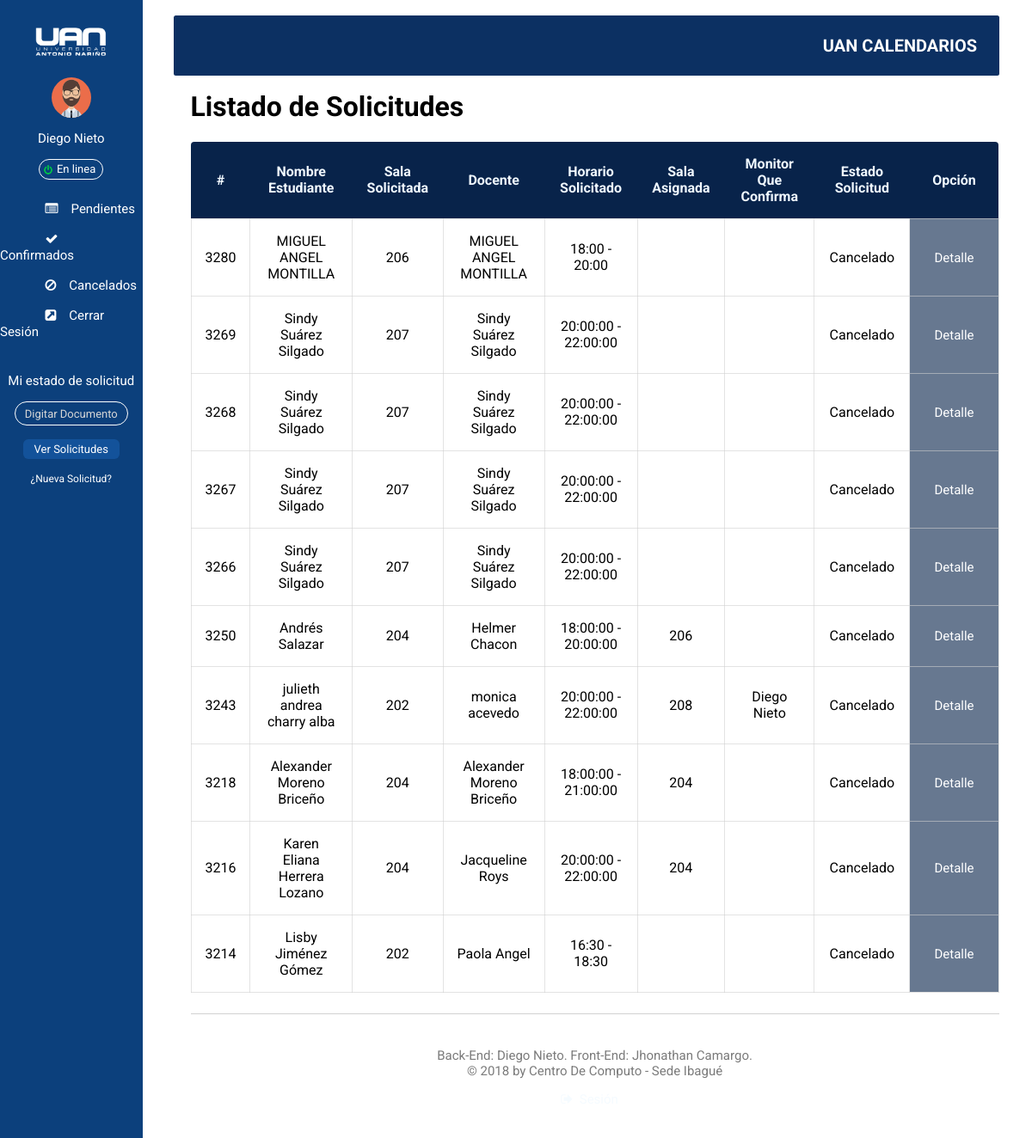
Screenshot of /listamcs.php (signed in) with the database file from the repository.
### tables this page shows
CREATE TABLE IF NOT EXISTS `sala` (
  `id` int(11) NOT NULL AUTO_INCREMENT,
  `doc_st` bigint(20) NOT NULL,
  `name_st` varchar(30) NOT NULL,
  `date_req` varchar(20) NOT NULL,
  `home_room` varchar(25) NOT NULL,
  `teach` varchar(30) NOT NULL,
  `lapse_t` varchar(20) NOT NULL,
  `block_r` varchar(5) NOT NULL,
  `asigned_r` varchar(25) NOT NULL,
  `user_m` varchar(30) NOT NULL,
  `state` varchar(20) NOT NULL,
  `reason` varchar(30) NOT NULL,
  `name_can` varchar(20) NOT NULL,
  PRIMARY KEY (`id`),
  UNIQUE KEY `id` (`id`)
);

### db/dbs_utilities.php (called while the page is built, shortened)
<?php
$mysqli = new mysqli(DB_HOST,DB_USER,DB_PASSWORD,DB_DATABASE);
function verSolicitudCs()
{
	global $mysqli, $result;
	$sql = "SELECT * FROM sala WHERE state LIKE 'Cancelado' ORDER BY `id` DESC LIMIT 10";
	$result = $mysqli->query($sql);
		if( $result->num_rows )	{
			return $result;
		}
		else{
			return false;
		}
	return $result;
}
function obtenerMonitor ($doc_adm){
	global $mysqli;
	$sql = "SELECT * FROM admin WHERE doc_ad = {$doc_adm}";
	$result = $mysqli->query($sql);
	if ($result->num_rows) {
		return $result->fetch_assoc();
	}else{
		return false;
	}
}
?>

### listamcs.php (the view, shortened to what this page needs)
<?php
include_once ('db/dbs_utilities.php');
    if (obtenerMonitor($_SESSION['uid'])) {
        $adm = obtenerMonitor($_SESSION['uid']);
    } else {
        header('Location: index.php?error=5');
        die();
    }
    if ($adm['position'] == 'Admin') {
        $result = verSolicitudCs();
    }elseif ($adm['position'] == 'Monitor') {
        $result = verSolicitudCsMonitor();
    }else{
        $result = verSolicitudCsAuxiliar();
    }
?>
<!DOCTYPE html>
<html>
<head>
    <link rel="stylesheet" href="css/listas.css" type="text/css">
    <link rel="stylesheet" type="text/css" href="css/normalize7.css">
    <link rel="stylesheet" href="css/font-awesome.min.css">
</head>
<?php include_once ('header.php'); ?>
<body>
    <div class="container">
        <?php
            require('asideIzquierda.php');
        ?>
        <div class="asideDerecha">
            <div class="menu-listado">
                <div>
                    <h1>Listado de Solicitudes</h1>
                </div>
            </div>
            <?php
            	if ($result == false ) {
            		echo "No se encuentran solicitudes canceladas";
            	}else{
            ?>
            <table class="table">
                <thead>
                    <tr class="thead">
                        <th class="th-comienzo"> # </th>
                        <th> Nombre Estudiante </th>
                        <th> Sala Solicitada </th>
                        <th> Docente </th>
                        <th> Horario Solicitado </th>
                        <th> Sala Asignada </th>
                        <th> Monitor Que Confirma </th>
                        <th> Estado Solicitud </th>
                        <th class="th-fin"> Opci&oacute;n </th>
                    </tr>
                    <?php
					while ($user = $result->fetch_assoc()) {
				?>
                </thead>
                <tbody>
                    <tr>
                        <td>
                            <?php echo $user['id']; ?>
                        </td>
                        <td>
                            <?php echo $user['name_st']; ?>
                        </td>
                        <td>
                            <?php echo $user['home_room']; ?>
                        </td>
                        <td>
                            <?php echo $user['teach']; ?>
                        </td>
                        <td>
                            <?php echo $user['lapse_t']; ?>
                        </td>
                        <td>
                            <?php echo $user['asigned_r']; ?>
                        </td>
                        <td>
                            <?php
                            if (empty($user['user_m'])) {
                            }else{
                                $mon_a = obtenerMonitor($user['user_m']);
                                echo $mon_a['name_ad'];
                            }
                             ?>
                        </td>
                        <td>
                            <?php echo $user['state']; ?>
                        </td>
                        <td class="td-btn">
                            <div>
                                <a class="btn" href="details.php?id=<?php echo $user['id']; ?>" role="button">Detalle</a>
                            </div>
                        </td>
                    </tr>
                    <?php
						}
					?>
                </tbody>
            </table>
            <?php
                            require_once('footer2.php');
                            ?>
        </div>
        <?php }  ?>
    </div>
</body>
</html>

### asideIzquierda.php (shortened to what this page needs)
<?php include_once ('db/dbs_utilities.php');
?>
<!DOCTYPE html>
<html lang="en">
<head>
    <link rel="stylesheet" type="text/css" href="css/asideIzquierda.css">
</head>
<body>
    <div class="asideIzquierda">
     <div class="des-movil">
          <a href="index.php"><div id="logo-iz">
          <img src="img/logoBlanco.png" alt="Logo Universidad">
      </div></a>
      <?php
            if (!isset($_SESSION['uid'])) {
      ?>
        <div id="usuario-iz">
          <img src="img/monitor.svg" alt="Avatar Monitor Con sesion iniciada">
          <p>¡Hola!</p>
          <form name="fsession" action="login.php" method="post">
            <input id="btn-se-iz" type="submit" name="btn-sesion" value="Iniciar">
          </form>
        </div>
        <div>
            <form name="fSolicitudes" action="listas.php" method="post">
                <div class="solicitud-2">
                    <p id="titulo-solicitud">Mi estado de solicitud</p>
                    <span class="formli"><input id="input-solicitar" type="number" name="doc_est" placeholder="Digitar Documento" required=""></span>
                    <span class="formli"><button id="boton-enviarSolicitud" type="submit" value="solicitar">Ver Solicitudes</button></span>
                    <a href="request.php" id="request-label">¿Nueva Solicitud?</a>
                </div>
            </form>
        </div>
      <?php
            }else{
                if ($_SESSION['uid'] !== '') {
                    $adm = obtenerMonitor($_SESSION['uid']);
                }
        ?>
      <div id="usuario-iz">
          <img src="img/monitor.svg" alt="Avatar Monitor Con sesion iniciada">
          <P> <?php echo $adm['name_ad'];?></P>
          <form name="flogout" action="logout.php" method="post">
            <input id="btn-se-iz-online" type="submit" name="btn-sesion" value="En linea">
          </form>
                <nav>
                    <ul class="usuario-iz-nav">
                        <li><a href="listams.php"><i class="fa fa-list-alt ico-pad" aria-hidden="true"></i>Pendientes</a></li>
                        <li><a href="listamc.php"><i class="fa fa-check ico-pad" aria-hidden="true"></i>Confirmados</a></li>
                        <li><a href="listamcs.php"><i class="fa fa-ban ico-pad" aria-hidden="true"></i>Cancelados</a></li>
                        <li><a href="logout.php"><i class="fa fa-external-link-square ico-pad" aria-hidden="true"></i>Cerrar Sesi&oacute;n</a></li>
                    </ul>
                </nav>
      </div>
      <div>
          <form name="fSolicitudes" action="listas.php" method="post">
              <div class="solicitud">
                  <p id="titulo-solicitud">Mi estado de solicitud</p>
                  <span class="formli"><input id="input-solicitar" type="number" name="doc_est" placeholder="Digitar Documento" required=""></span>
                  <span class="formli"><button id="boton-enviarSolicitud" type="submit" value="solicitar">Ver Solicitudes</button></span>
                  <a href="request.php" id="request-label">¿Nueva Solicitud?</a>
             </div>
          </form>
        </div>
            <?php } ?>
     </div>
    </div>
</body>
</html>

### css/listas.css (style rules this page uses)
html, body { background-color: white; height: 100%; }
.asideDerecha { margin: 0px; }
.container { display: flex; height: 100%; }
table { width: 100%; }
table td { text-align: center; padding: 1em; border: .1px solid rgba(208, 208, 208, 0.59); }
.btn { padding: .8em; border-radius: 5px; border-color: transparent; width: 100%; height: 100%; }
.td-btn { background-color: rgba(8, 35, 74, 0.61); }
.thead { background-color: #08234a; color: aliceblue; }
.thead th { padding: 1em; }
.th-comienzo { border-radius: 4px 0 0 0; }
.th-fin { border-radius: 0 4px 0px 0; }

### css/styles.css (style rules this page uses)
* { font-family: 'Roboto', sans-serif; }
a { text-decoration: none; color: #FFFFFF; }
body { background-color: #FFFFFF; display: -webkit-box; display: -ms-flexbox; display: flex; -webkit-box-orient: vertical; -webkit-box-direction: normal; -ms-flex-direction: column; flex-direction: column; margin: 0; }
ul { padding: 0; list-style: none; }
.asideIzquierda { display: flex; flex-direction: column; padding: 2em 0 0 0; text-align: left; background-color: #0c407c; color: #FFFFFF; -webkit-box-flex: 1; -ms-flex: 1 0 0px; flex: 1 0 0px; }
.asideIzquierda p, a { font-size: 15px; }
#logo-iz { display: flex; flex-direction: column; align-items: center; }
#logo-iz img { width: 50%; }
#usuario-iz { margin-top: 15%; display: flex; flex-direction: column; align-items: center; }
#usuario-iz img { width: 28%; }
#btn-se-iz-online { background: url("../img/ico/sesioniconline.png") no-repeat scroll 0 0 transparent; border: 1px solid white; border-radius: 20px; font-size: 13px; padding: .3em .6em .3em 1.5em; }
#btn-se-iz, #btn-se-iz-online { background-position: 5px 6px; }
.asideDerecha { margin: 7% 2.4em 4em 3.5em; display: -webkit-box; display: -ms-flexbox; display: flex; -webkit-box-orient: vertical; -webkit-box-direction: normal; -ms-flex-direction: column; flex-direction: column; -webkit-box-flex: 4; -ms-flex: 4 0 0px; flex: 5.68 0 0px; }
.formli { margin-bottom: 1em; }
.solicitud { display: flex; flex-direction: column; justify-content: center; align-items: center; }
#boton-enviarSolicitud { font-size: 13px; border: 0; background-color: #13529a; padding: .3em 1em; border-radius: 6px; }
#request-label { font-size: 12px; }
#input-solicitar { border: 1px solid white; text-align: center; color: #ffffff; padding: .4em; border-radius: 15px; width: 120px; font-size: 13px; background-color: transparent; }
input[type=number] { -moz-appearance:textfield; }

### css/asideIzquierda.css (style rules this page uses)
#usuario-iz nav { width: 100%; }
.usuario-iz-nav { width: 100%; display: flex; flex-direction: column; justify-content: center; align-content: center; align-items: center; }
.usuario-iz-nav li { width: 100%; height: 100%; padding: 8px 0px 8px 0px; }
.ico-pad { padding-right: 1em; padding-left: 3.5em; }

### rows the page displays
sala: id "3280", name_st "MIGUEL ANGEL MONTILLA", home_room "206", teach "MIGUEL ANGEL MONTILLA", lapse_t "18:00 - 20:00", state "Cancelado"
sala: id "3269", name_st "Sindy Suárez Silgado", home_room "207", teach "Sindy Suárez Silgado", lapse_t "20:00:00 - 22:00:00", state "Cancelado"
sala: id "3268", name_st "Sindy Suárez Silgado", home_room "207", teach "Sindy Suárez Silgado", lapse_t "20:00:00 - 22:00:00", state "Cancelado"
sala: id "3267", name_st "Sindy Suárez Silgado", home_room "207", teach "Sindy Suárez Silgado", lapse_t "20:00:00 - 22:00:00", state "Cancelado"
sala: id "3266", name_st "Sindy Suárez Silgado", home_room "207", teach "Sindy Suárez Silgado", lapse_t "20:00:00 - 22:00:00", state "Cancelado"
sala: id "3250", name_st "Andrés Salazar", home_room "204", teach "Helmer Chacon", lapse_t "18:00:00 - 20:00:00", asigned_r "206", state "Cancelado"
sala: id "3243", name_st "julieth andrea charry alba", home_room "202", teach "monica acevedo", lapse_t "20:00:00 - 22:00:00", asigned_r "208", admin.name_ad "Diego Nieto", state "Cancelado"
sala: id "3218", name_st "Alexander Moreno Briceño", home_room "204", teach "Alexander Moreno Briceño", lapse_t "18:00:00 - 21:00:00", asigned_r "204", state "Cancelado"
sala: id "3216", name_st "Karen Eliana Herrera Lozano", home_room "204", teach "Jacqueline Roys", lapse_t "20:00:00 - 22:00:00", asigned_r "204", state "Cancelado"
sala: id "3214", name_st "Lisby Jiménez Gómez", home_room "202", teach "Paola Angel", lapse_t "16:30 - 18:30", state "Cancelado"

### other values shown
$adm['name_ad'] "Diego Nieto"
